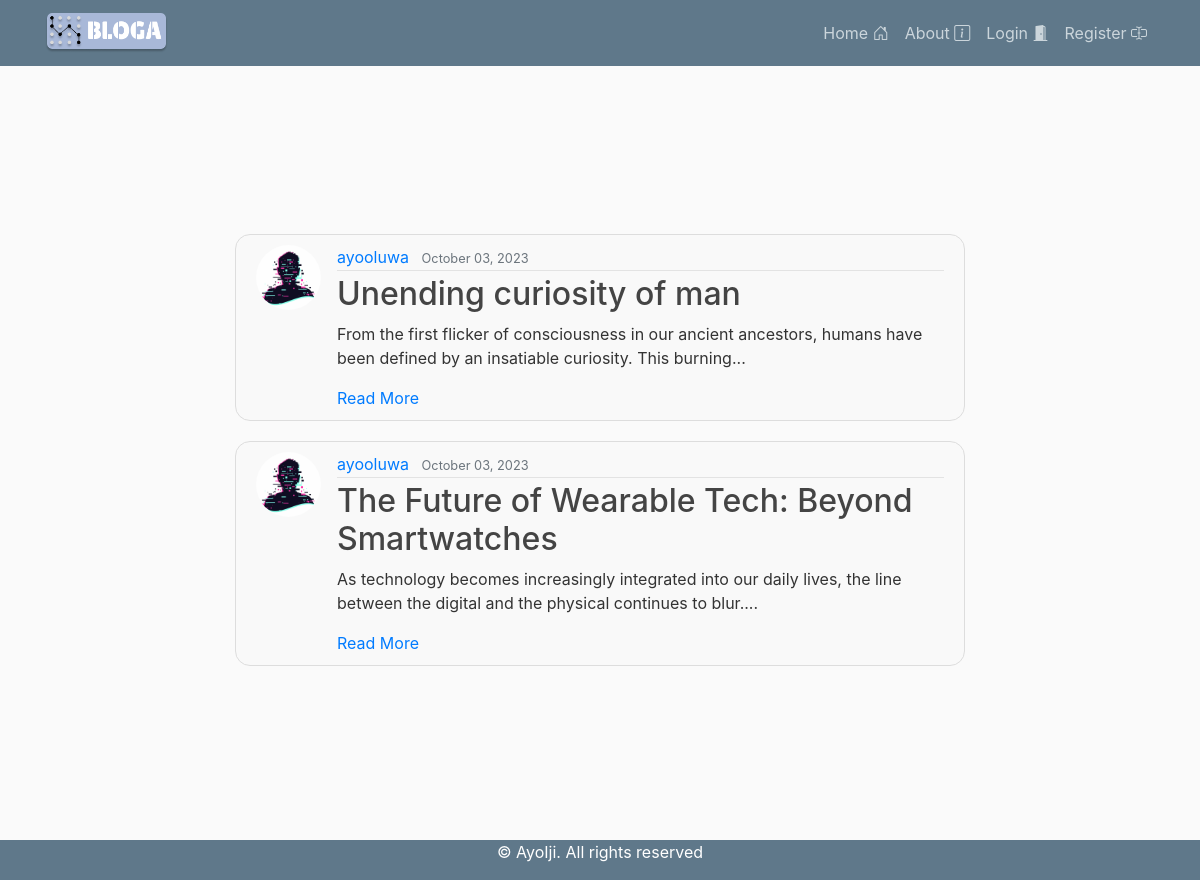
The app's page /search/, older data.
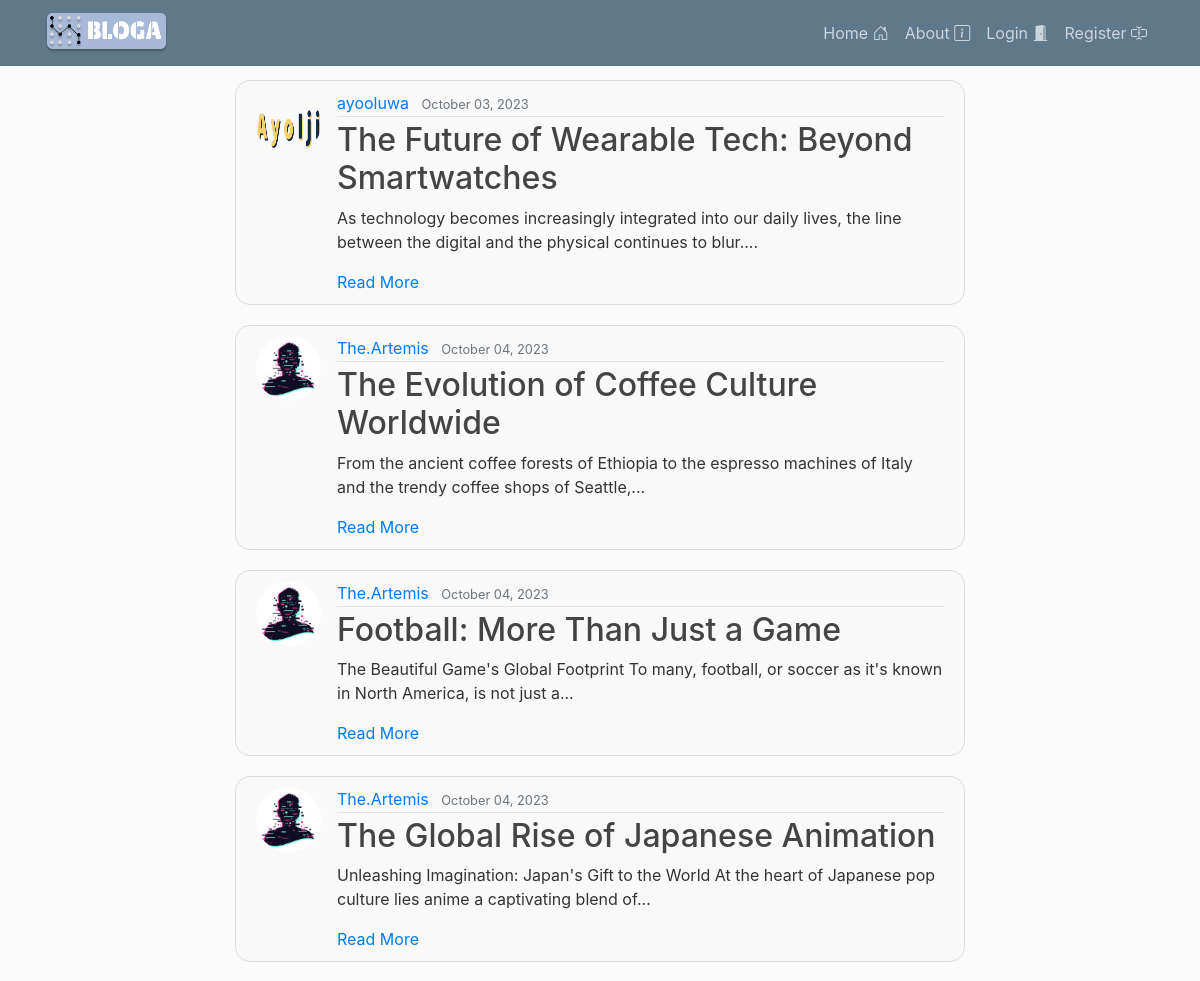
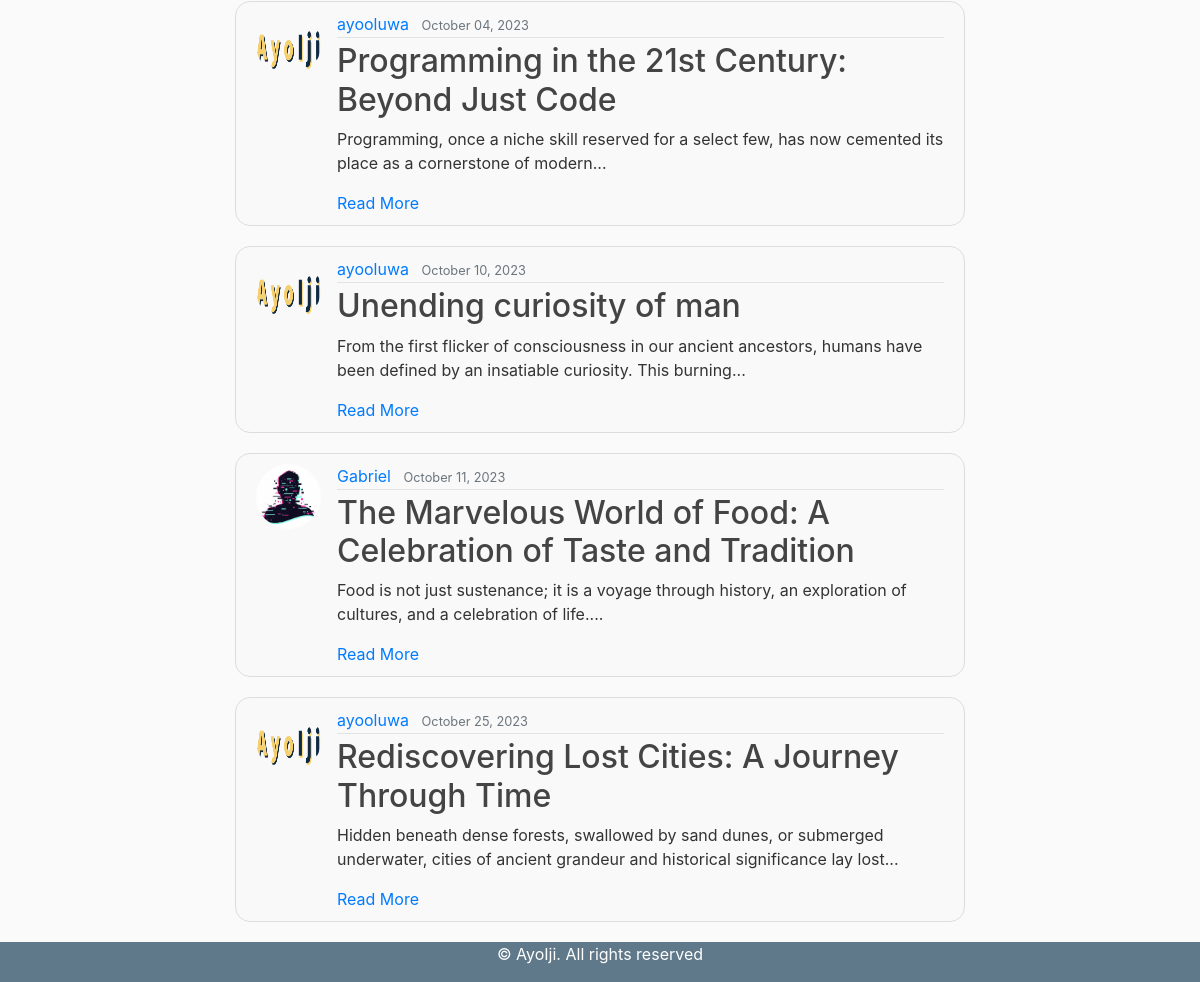
The same page, newer data (2 pictures, top to bottom).
### blog/models.py (models this page shows, shortened)
class Post(models.Model):
    title = models.CharField(max_length=100)
    content = models.TextField()
    date_posted = models.DateTimeField(default=timezone.now)
    author = models.ForeignKey(User, on_delete=models.CASCADE)
    image = models.ImageField(upload_to='post_images/', default='default.jpg')
    category = models.ForeignKey(Category, on_delete=models.CASCADE, null=True, blank=True)
    likes = models.ManyToManyField(User, related_name='post_likes')
    dislikes = models.ManyToManyField(User, related_name='post_dislikes')
    def teaser(self):
        return ' '.join(self.content.split()[:20]) + '...'

### users/models.py (models this page shows, shortened)
class Profile(models.Model):
    user = models.OneToOneField(User, on_delete=models.CASCADE)
    image = models.ImageField(default='default.jpg', upload_to='profile_pics')
    bio = models.TextField(blank=True, max_length=500)
    email = models.EmailField(unique=True, null=True, blank=True)
    location = models.CharField(blank=True, max_length=100)
    birth_date = models.DateField(null=True, blank=True)
    website = models.URLField(blank=True, max_length=200)

### blog/views.py (the view, shortened to what this page needs)
# urls.py: path('search/', views.search_view, name='search-view'),
def search_view(request):
    queryset = Post.objects.all()
    query = request.GET.get('query', '')  # Default to an empty string if 'query' doesn't exist
    template_name = 'blog/search_results.html'
    context = {
        'results': queryset,  # renaming 'queryset' to 'results' to match your template
        'query': query
    }
    return render(request, template_name, context)

### blog/templates/blog/search_results.html (shortened to what this page needs)
{% extends 'blog/base2.html' %} {% block content %} {% for post in results %}
<article class="media content-section">
  <img
    class="rounded-circle article-img"
    src="{{ post.author.profile.image.url }}"
    alt=""
  />
  <div class="media-body">
    <div class="article-metadata">
      <a class="mr-2" href="#">{{ post.author }}</a>
      <small class="text-muted">{{ post.date_posted|date:"F d, Y" }}</small>
    </div>
    <h2>
      <a class="article-title" href="{% url 'post_detail' post.id %}"
        >{{ post.title }}</a
      >
    </h2>
    <p class="article-content">{{ post.teaser }}</p>
    <a href="{% url 'post_detail' post.id %}" class="read-more">Read More</a>
  </div>
</article>
{% endfor %} {% endblock content %}

### blog/templates/blog/base2.html (shortened to what this page needs)
{% load static %}
<!DOCTYPE html>
<html lang="en">
  <head>
    <link
      rel="stylesheet"
      href="https://cdn.jsdelivr.net/npm/bootstrap@4.0.0/dist/css/bootstrap.min.css"
    />
    <link rel="stylesheet" href="{% static 'blog/main.css' %}" />
    <link
      href="https://cdn.jsdelivr.net/npm/bootstrap-icons@1.8.1/font/bootstrap-icons.css"
      rel="stylesheet"
    />
  </head>
  <body>
    <div
      class="content-wrapper d-flex justify-content-center align-items-center"
    >
      <header class="site-header">
        <nav class="navbar navbar-expand-md navbar-dark bg-steel fixed-top">
          <div class="container">
            <a class="navbar-brand mr-4" href="{% url 'blog-home' %}">
              <img
                src="{% static 'blog/logo6.png' %}"
                alt="bloga-LOGO"
                id="navbar-logo"
              />
            </a>
            <div class="collapse navbar-collapse" id="navbarToggle">
              <div class="navbar-nav ml-auto">
                <a class="nav-item nav-link" href="{% url 'blog-home' %}"
                  >Home <i class="bi bi-house-door"></i
                ></a>
                <a class="nav-item nav-link" href="{% url 'blog-about' %}"
                  >About <i class="bi bi-info-square"></i
                ></a>
                {%if user.is_authenticated%}
                <a class="nav-item nav-link" href="{%url 'profile'%}"
                  >Profile <i class="bi bi-person"></i
                ></a>
                <a class="nav-item nav-link" href="{%url 'logout'%}"
                  >Logout <i class="bi bi-door-open"></i
                ></a>
                {% else %}
                <a class="nav-item nav-link" href="{%url 'login'%}"
                  >Login <i class="bi bi-door-open-fill"></i
                ></a>
                <a class="nav-item nav-link" href="{%url 'register'%}"
                  >Register <i class="bi bi-input-cursor-text"></i
                ></a>
                {% endif %}
              </div>
            </div>
          </div>
        </nav>
      </header>
      <main role="main" class="container">
        <div class="row d-flex justify-content-center align-item-center">
          <div class="col-md-8">
             {% block content %}{% endblock %}
          </div>
        </div>
      </main>
    </div>
    <footer class="footer">
      <p>&copy; AyoIji. All rights reserved</p>
    </footer>
  </body>
</html>

### blog/static/blog/main.css (style rules this page uses)
body { background: #fafafa; color: #333333; margin-top: 5rem; }
h1, h2, h3, h4, h5, h6 { color: #444444; }
.bg-steel { background-color: #5f788a; }
.site-header .navbar-nav .nav-link { color: #cbd5db; }
.content-section { background: #ffffff; padding: 10px 20px; border: 1px solid #dddddd; border-radius: 10px; margin-bottom: 20px; width: 100%; }
.article-title { color: #444444; }
.article-content { white-space: pre-line; }
.article-img { height: 65px; width: 65px; margin-right: 16px; }
.article-metadata { padding-bottom: 1px; margin-bottom: 4px; border-bottom: 1px solid #e3e3e3; }

### blog/templates/blog/base2.html (style rules this page uses)
body { background: #fafafa; color: #333333; margin-top: 5rem; }
h1, h2, h3, h4, h5, h6 { color: #444444; }
.bg-steel { background-color: #5f788a; }
.site-header .navbar-nav .nav-link { color: #cbd5db; }
.content-section { background: #ffffff; padding: 10px 20px; border-radius: 10px; margin-bottom: 20px; }
.article-title { color: #444444; }
.article-content { white-space: pre-line; }
.article-img { height: 65px; width: 65px; margin-right: 16px; }
.article-metadata { padding-bottom: 1px; margin-bottom: 4px; border-bottom: 1px solid #e3e3e3; }
body { display: flex; flex-direction: column; min-height: 100vh; }
.content-wrapper { flex: 1; }
.content-section { border-radius: 15px; border: 1px solid #ddd; background-color: #f9f9f9; }
#navbar-logo { height: 40px; width: auto; }
.footer { place-items: center; display: grid; text-align: center; background-color: #5f788a; }
footer p { color: white; }

Row changes from the older to the newer data that the page shows:
removed Post: author.profile.image (placeholder picture), author "ayooluwa", date_posted "October 03, 2023", title "Unending curiosity of man", teaser "From the first flicker of consciousness in our ancient ancestors, humans have been defined by an insatiable curiosity. This burning..."
changed Post "The Future of Wearable Tech: Beyond Smartwatches": author.profile.image: picture added in place of a placeholder
added Post: author.profile.image (placeholder picture), author "The.Artemis", date_posted "October 04, 2023", title "The Evolution of Coffee Culture Worldwide", teaser "From the ancient coffee forests of Ethiopia to the espresso machines of Italy and the trendy coffee shops of Seattle,..."
added Post: author.profile.image (placeholder picture), author "The.Artemis", date_posted "October 04, 2023", title "Football: More Than Just a Game", teaser "The Beautiful Game's Global Footprint To many, football, or soccer as it's known in North America, is not just a..."
added Post: author.profile.image (placeholder picture), author "The.Artemis", date_posted "October 04, 2023", title "The Global Rise of Japanese Animation", teaser "Unleashing Imagination: Japan's Gift to the World At the heart of Japanese pop culture lies anime a captivating blend of..."
added Post: author.profile.image (picture), author "ayooluwa", date_posted "October 04, 2023", title "Programming in the 21st Century: Beyond Just Code", teaser "Programming, once a niche skill reserved for a select few, has now cemented its place as a cornerstone of modern..."
added Post: author.profile.image (picture), author "ayooluwa", date_posted "October 10, 2023", title "Unending curiosity of man", teaser "From the first flicker of consciousness in our ancient ancestors, humans have been defined by an insatiable curiosity. This burning..."
added Post: author.profile.image (placeholder picture), author "Gabriel", date_posted "October 11, 2023", title "The Marvelous World of Food: A Celebration of Taste and Tradition", teaser "Food is not just sustenance; it is a voyage through history, an exploration of cultures, and a celebration of life...."
added Post: author.profile.image (picture), author "ayooluwa", date_posted "October 25, 2023", title "Rediscovering Lost Cities: A Journey Through Time", teaser "Hidden beneath dense forests, swallowed by sand dunes, or submerged underwater, cities of ancient grandeur and historical significance lay lost..."
